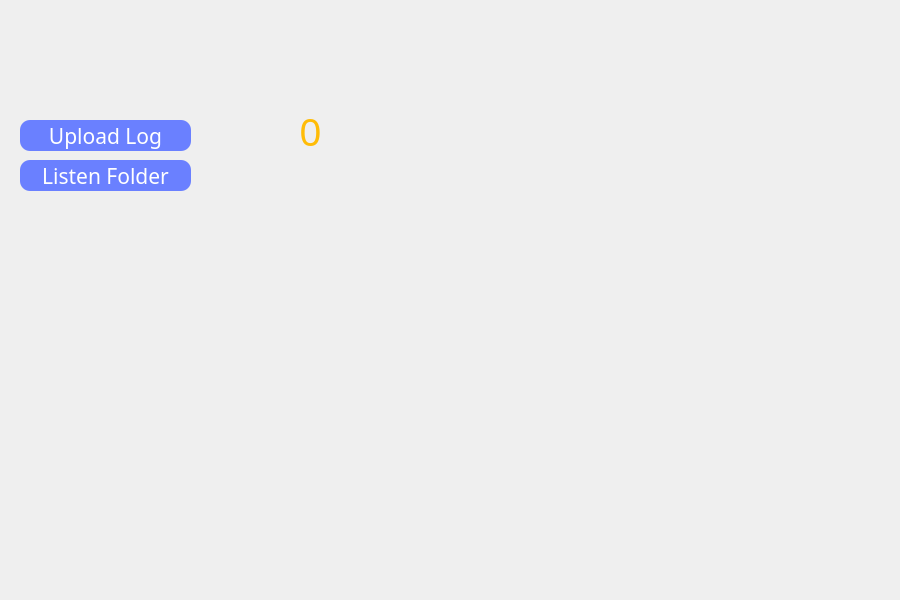
<?xml version="1.0" encoding="UTF-8"?>
<ui version="4.0">
 <class>UniLog</class>
 <widget class="QMainWindow" name="UniLog">
  <property name="enabled">
   <bool>true</bool>
  </property>
  <property name="geometry">
   <rect>
    <x>0</x>
    <y>0</y>
    <width>900</width>
    <height>600</height>
   </rect>
  </property>
  <property name="minimumSize">
   <size>
    <width>900</width>
    <height>600</height>
   </size>
  </property>
  <property name="maximumSize">
   <size>
    <width>900</width>
    <height>600</height>
   </size>
  </property>
  <property name="windowTitle">
   <string>UniLog</string>
  </property>
  <widget class="QWidget" name="centralwidget">
   <widget class="QPushButton" name="Uploadbtn">
    <property name="enabled">
     <bool>true</bool>
    </property>
    <property name="geometry">
     <rect>
      <x>20</x>
      <y>120</y>
      <width>171</width>
      <height>31</height>
     </rect>
    </property>
    <property name="font">
     <font>
      <family>Inder</family>
      <pointsize>16</pointsize>
      <weight>9</weight>
      <italic>false</italic>
      <bold>false</bold>
     </font>
    </property>
    <property name="toolTip">
     <string notr="true"/>
    </property>
    <property name="styleSheet">
     <string notr="true">font: 75 12pt &quot;Calibri&quot;;
background-color: rgb(106, 128, 255);
color: rgb(255, 255, 255);
font: 75 16pt &quot;Inder&quot;;
border: none;
border-radius: 10px;</string>
    </property>
    <property name="text">
     <string>Upload Log</string>
    </property>
    <property name="checkable">
     <bool>false</bool>
    </property>
   </widget>
   <widget class="QLabel" name="label">
    <property name="geometry">
     <rect>
      <x>0</x>
      <y>0</y>
      <width>901</width>
      <height>581</height>
     </rect>
    </property>
    <property name="text">
     <string/>
    </property>
    <property name="pixmap">
     <pixmap>D:/Python/Repositories/UniLog_UI/Image/Main.png</pixmap>
    </property>
   </widget>
   <widget class="QPushButton" name="ListenFolder">
    <property name="enabled">
     <bool>true</bool>
    </property>
    <property name="geometry">
     <rect>
      <x>20</x>
      <y>160</y>
      <width>171</width>
      <height>31</height>
     </rect>
    </property>
    <property name="font">
     <font>
      <family>Inder</family>
      <pointsize>16</pointsize>
      <weight>9</weight>
      <italic>false</italic>
      <bold>false</bold>
     </font>
    </property>
    <property name="toolTip">
     <string notr="true"/>
    </property>
    <property name="styleSheet">
     <string notr="true">font: 75 12pt &quot;Calibri&quot;;
background-color: rgb(106, 128, 255);
color: rgb(255, 255, 255);
font: 75 16pt &quot;Inder&quot;;
border: none;
border-radius: 10px;</string>
    </property>
    <property name="text">
     <string>Listen Folder</string>
    </property>
    <property name="checkable">
     <bool>false</bool>
    </property>
   </widget>
   <widget class="QLabel" name="label_2">
    <property name="geometry">
     <rect>
      <x>240</x>
      <y>20</y>
      <width>141</width>
      <height>171</height>
     </rect>
    </property>
    <property name="text">
     <string/>
    </property>
    <property name="pixmap">
     <pixmap>D:/Python/Repositories/UniLog_UI/Image/MissFile.png</pixmap>
    </property>
   </widget>
   <widget class="QLabel" name="Missing_Count">
    <property name="geometry">
     <rect>
      <x>260</x>
      <y>100</y>
      <width>101</width>
      <height>61</height>
     </rect>
    </property>
    <property name="font">
     <font>
      <family>Inder</family>
      <pointsize>29</pointsize>
     </font>
    </property>
    <property name="layoutDirection">
     <enum>Qt::LeftToRight</enum>
    </property>
    <property name="styleSheet">
     <string notr="true">color: rgb(255, 188, 7);
</string>
    </property>
    <property name="text">
     <string>0</string>
    </property>
    <property name="alignment">
     <set>Qt::AlignCenter</set>
    </property>
   </widget>
   <zorder>label</zorder>
   <zorder>Uploadbtn</zorder>
   <zorder>ListenFolder</zorder>
   <zorder>label_2</zorder>
   <zorder>Missing_Count</zorder>
  </widget>
 </widget>
 <resources/>
 <connections/>
</ui>
